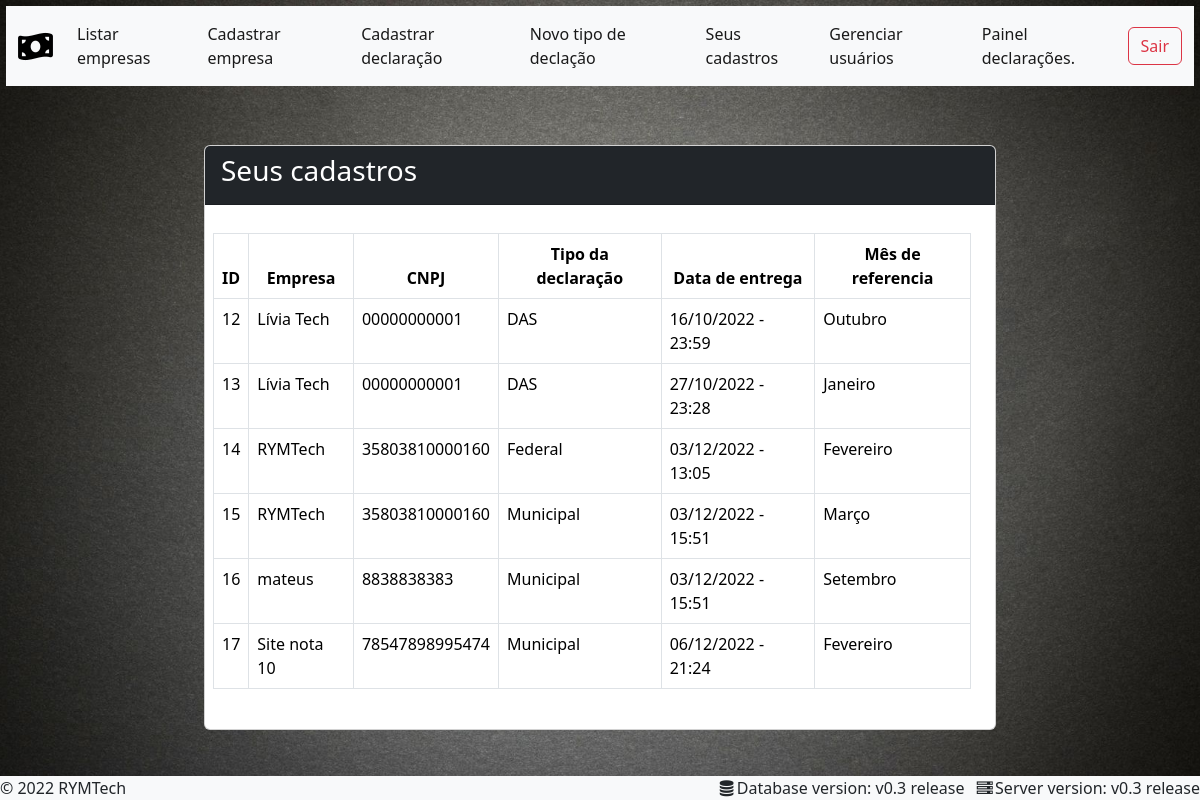
Screenshot of /usuario.php (signed in) with the database file from the repository.
### tables this page shows
CREATE TABLE `declaracao` (
  `id` int NOT NULL,
  `nome` varchar(50) NOT NULL,
  `usuario_id` int NOT NULL,
  `empresa_id` int NOT NULL,
  `tipoID` int NOT NULL,
  `data_cadastro` timestamp NOT NULL DEFAULT CURRENT_TIMESTAMP
);

CREATE TABLE `empresa` (
  `id` int NOT NULL,
  `nome` varchar(100) NOT NULL,
  `email` varchar(50) NOT NULL,
  `telefone` varchar(50) NOT NULL,
  `ativo` tinyint(1) NOT NULL,
  `declara` varchar(50) NOT NULL,
  `CNPJ` varchar(20) DEFAULT NULL,
  `userCadastro` int DEFAULT NULL
);

CREATE TABLE `tipoDeclaracao` (
  `id` int NOT NULL,
  `nome` varchar(60) NOT NULL
);

### banco.php (called while the page is built, shortened)
<?php
function buscarDeclaracaoUsuario($id){
    include 'conecta.php';
    $declaracao = array();
    $res = mysqli_query($conexao, "select d.id id, d.nome mes, t.nome tipo, e.nome empresa, e.CNPJ CNPJ, DATE_FORMAT(d.data_cadastro, '%d/%m/%Y - %H:%i') data
    from declaracao d
    join tipoDeclaracao t
    on t.id = d.tipoID
    join usuario u
    on d.usuario_id = u.id
    join empresa e
    on d.empresa_id = e.id
    where u.id = '$id';") or die("erro ao selecionar");
    while ($row = mysqli_fetch_assoc($res)) {
        array_push($declaracao, $row);
    }
    return $declaracao;
}

### usuario.php (the view)
<?php
include 'cabecalho.php';
include 'banco.php';
$declaracoes = buscarDeclaracaoUsuario($_SESSION['id']);
?>
<div class=" text-white d-flex jumbotron justify-content-center">
    <div class="card col-md-8" style="margin-top: 5%;">
        <div class="bg-dark card-header">
            <h3 class="card-title">Seus cadastros</h3>
        </div>
        <div class="card-body list-group list-group-flush" style="margin: 8px;">
            <fieldset>
                <table class="table table-bordered text-black" style="margin-top: 4px">
                    <thead>
                        <tr>
                            <th>ID</th>
                            <th style="text-align: center">Empresa</th>
                            <th style="text-align: center">CNPJ</th>
                            <th style="text-align: center">Tipo da declaração</th>
                            <th style="text-align: center">Data de entrega</th>
                            <th style="text-align: center">Mês de referencia</th>
                        </tr>
                    </thead>
                    <tbody class="text-black">
                        <?php foreach ($declaracoes as $declaracao) { ?>
                            <tr>
                                <td><?= $declaracao['id'] ?></td>
                                <td><?= $declaracao['empresa'] ?></td>
                                <td><?= $declaracao['CNPJ'] ?></td>
                                <td><?= $declaracao['tipo'] ?></td>
                                <td><?= $declaracao['data'] ?></td>
                                <td><?= $declaracao['mes'] ?></td>
                            </tr>
                        <?php } ?>
                    </tbody>
                </table>
            </fieldset>
        </div>
    </div>
</div>
<?php include "rodape.php"; ?>

### css/style.css (style rules this page uses)
body { background: url('../img/fundo.jpg') no-repeat center center fixed; -webkit-background-size: cover; -moz-background-size: cover; background-size: cover; -o-background-size: cover; }

### rows the page displays
declaracao: id "12", empresa.nome "Lívia Tech", empresa.CNPJ "00000000001", tipoID.nome "DAS", data "16/10/2022 - 23:59", nome "Outubro"
declaracao: id "13", empresa.nome "Lívia Tech", empresa.CNPJ "00000000001", tipoID.nome "DAS", data "27/10/2022 - 23:28", nome "Janeiro"
declaracao: id "14", empresa.nome "RYMTech", empresa.CNPJ "35803810000160", tipoID.nome "Federal", data "03/12/2022 - 13:05", nome "Fevereiro"
declaracao: id "15", empresa.nome "RYMTech", empresa.CNPJ "35803810000160", tipoID.nome "Municipal", data "03/12/2022 - 15:51", nome "Março"
declaracao: id "16", empresa.nome "mateus", empresa.CNPJ "8838838383", tipoID.nome "Municipal", data "03/12/2022 - 15:51", nome "Setembro"
declaracao: id "17", empresa.nome "Site nota 10", empresa.CNPJ "78547898995474", tipoID.nome "Municipal", data "06/12/2022 - 21:24", nome "Fevereiro"
